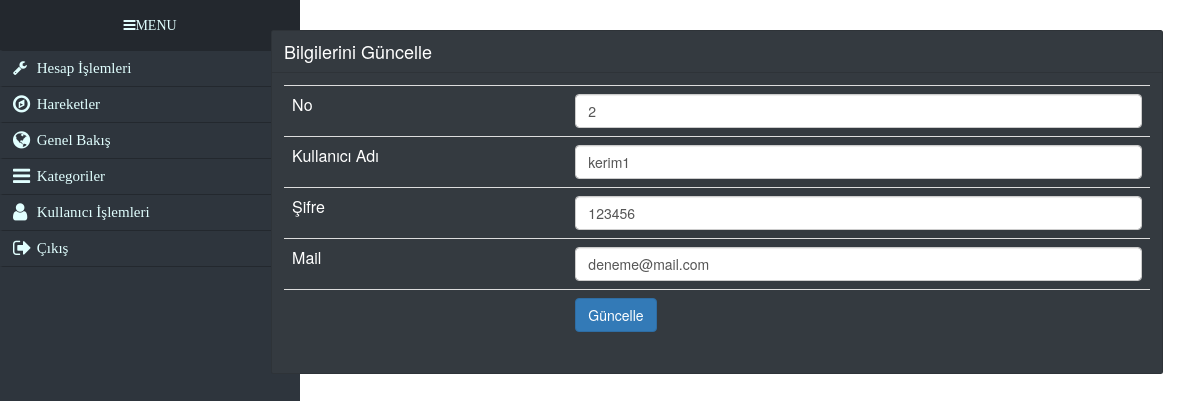
Page /kisi_duzenle.php?id=2 (signed in) on the committed database.
### tables this page shows
CREATE TABLE `user` (
  `id` int(11) NOT NULL,
  `u_name` varchar(250) NOT NULL,
  `u_mail` varchar(250) NOT NULL,
  `u_pass` varchar(100) NOT NULL,
  `sys_log_time` timestamp NULL DEFAULT NULL,
  `sys_ext_time` timestamp NULL DEFAULT NULL,
  `t_gelir` int(11) DEFAULT 0,
  `t_gider` int(11) DEFAULT 0
);

### kisi_duzenle.php (the view, shortened to what this page needs)
<?php
require_once("baglan.php");
?>
<html>
<head>
    <link href="//netdna.bootstrapcdn.com/bootstrap/3.2.0/css/bootstrap.min.css" rel="stylesheet" id="bootstrap-css">
    <link href="//maxcdn.bootstrapcdn.com/font-awesome/4.2.0/css/font-awesome.min.css" rel="stylesheet">
    <link rel="stylesheet" href="css/bootstrap.min.css">
    <link rel="stylesheet" href="style.css">
    <link rel="stylesheet" href="https://maxcdn.bootstrapcdn.com/bootstrap/3.4.1/css/bootstrap.min.css">
</head>
<body>
<div style="position: absolute;width: 100%;left: 0; font-size: 18px; margin-left:0px; float: left;">
        <div class="row mt-5">
            <?php if(is_null( $_SESSION['user_id']))
            require_once('menu.php');
            $sorgu =$db->prepare("SELECT * FROM user WHERE id=".(int)$_GET['id']);
            $sorgu->execute();
            $sonuc = $sorgu->fetch(PDO::FETCH_ASSOC);
            ?>
            <div class="col-9" id="yerles">
                    <div class="card bg-dark ">
                        <div class="card-header bg-dark text-white">
                            Bilgilerini Güncelle
                        </div>
                        <div class="card-body text-white">
                        <form action="#" method="post" id="guncel_form" onsubmit="return false;">
                            <table class="table text-white">
                                <tr><td>No</td>
                                <td><input type="text" name="id" class="form-control" value="<?php echo $sonuc['id'];?>">
                                </td>
                                </tr>
                                <tr><td>Kullanıcı Adı</td>
                                <td><input type="text" name="u_name" class="form-control" value="<?php echo $sonuc['u_name'];?>">
                                </tr>
                                <tr><td>Şifre</td>
                                <td><input type="text" name="u_pass" class="form-control" value="<?php echo $sonuc['u_pass'];?>">
                                </td>
                                </tr>
                                <tr><td>Mail</td>
                                <td><input type="text" name="u_mail" class="form-control" value="<?php echo $sonuc['u_mail'];?>">
                                </tr>
                                <tr><td></td>
                                <td><input type="submit" class="btn btn-primary" value="Güncelle" id="guncel_btn" on_click="kerim();"></td>
                                </tr>
                            </table>
                        </form>
                    </div>
             </div>
                        </div>
                    </div>
            </div>
</body>
</html>

### style.css (style rules this page uses)
#yerles { float: left; margin-left: 22%; }
body { margin: 0px; padding: 0px; }

### rows in the picture
user: id "2", u_name "kerim1", u_pass "123456", u_mail "deneme@mail.com"
